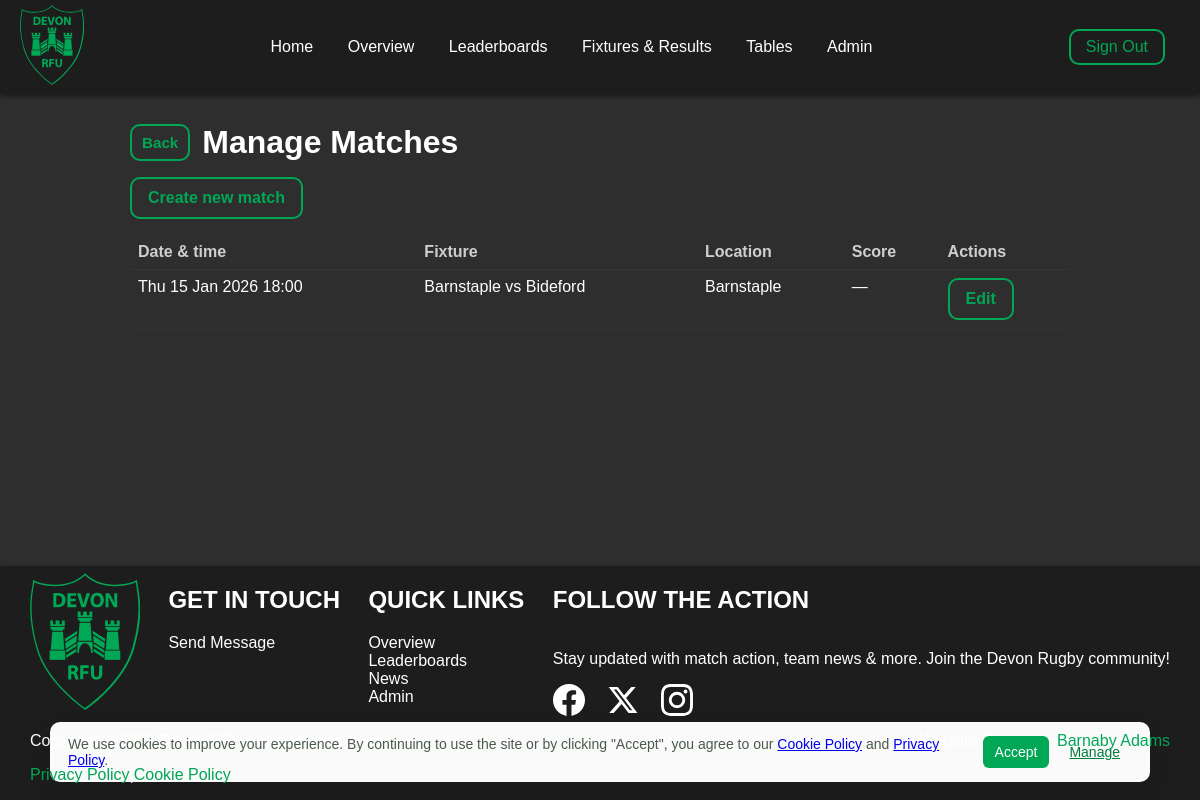
/admin/matches (signed in), run on the app's committed database.
### models.py (models this page shows, shortened)
class Match(db.Model):
    __tablename__ = 'match'
    id = db.Column(db.Integer, primary_key=True)
    home_team_id = db.Column(db.Integer, db.ForeignKey('team.id'), nullable=False)
    away_team_id = db.Column(db.Integer, db.ForeignKey('team.id'), nullable=False)
    date_time = db.Column(db.DateTime, nullable=False, default=datetime.utcnow)
    location = db.Column(db.String(255), nullable=True)
    home_score = db.Column(db.Integer, nullable=True)
    away_score = db.Column(db.Integer, nullable=True)
    home_team = db.relationship('Team', foreign_keys=[home_team_id], backref='home_matches')
    away_team = db.relationship('Team', foreign_keys=[away_team_id], backref='away_matches')

class Team(db.Model):
    __tablename__ = 'team'
    id = db.Column(db.Integer, primary_key=True)
    name = db.Column(db.String(200), nullable=False)
    code = db.Column(db.String(64), unique=True, nullable=True)
    logo_filename = db.Column(db.String(256), nullable=True)
    players = db.relationship('Player', backref='team', lazy='dynamic')
    coaches = db.relationship('User', secondary='team_coaches', backref=db.backref('coached_teams', lazy='dynamic'))

### app.py (the view)
@app.route('/admin/matches')
@login_required
def admin_matches():
    if not (current_user.can_edit_matches() or current_user.can_manage_teams()):
        flash('You do not have access to the admin area.', 'danger')
        return redirect(url_for('dashboard'))
    if current_user.is_coach() and not current_user.is_superadmin():
        coached_ids = [t.id for t in current_user.coached_teams]
        matches = Match.query.filter(
            (Match.home_team_id.in_(coached_ids)) | (Match.away_team_id.in_(coached_ids))
        ).order_by(Match.date_time.desc()).all()
    else:
        matches = Match.query.order_by(Match.date_time.desc()).all()
    teams = Team.query.order_by(Team.name).all()
    return render_template('admin_matches.html', matches=matches, teams=teams)

### app.py (called while the page is built)
@login_manager.user_loader
def load_user(user_id):
    return User.query.get(int(user_id))

### models.py (called while the page is built)
    def is_superadmin(self):
        lvl = self.access_level
        if lvl is None:
            return False
        try:
            return int(lvl) >= 2
        except Exception:
            return str(lvl).lower() in ('superadmin', 'admin')

    def is_coach(self):
        lvl = self.access_level
        if lvl is None:
            return False
        try:
            return int(lvl) == 1
        except Exception:
            return str(lvl).lower() == 'coach'

    def can_edit_matches(self):
        return self.is_coach() or self.is_superadmin()

### templates/admin_matches.html (shortened to what this page needs)
{% extends "base.html" %}
{% block content %}
<div class="content-wrap" style="max-width:980px;margin:30px auto;color:white;">
  <div style="display:flex;align-items:center;gap:12px;margin-bottom:12px;">
  <a href="{{ url_for('admin_dashboard') }}" onclick="(function(e){e.preventDefault();try{var r=document.referrer;if(r && new URL(r).origin===location.origin){history.back();}else{window.location=this.getAttribute('href');}}catch(err){window.location=this.getAttribute('href');}}).call(this,event);" class="hero-btn hero-btn-outline small" aria-label="Go back">Back</a>
    <h1 style="margin:0">Manage Matches</h1>
  </div>
  <p><a class="hero-btn hero-btn-outline" href="{{ url_for('admin_match_new') }}">Create new match</a></p>
  <table style="width:100%;border-collapse:collapse">
    <thead>
      <tr style="text-align:left;color:#cfcfcf;border-bottom:1px solid rgba(255,255,255,0.04)">
        <th style="padding:8px">Date & time</th>
        <th style="padding:8px">Fixture</th>
        <th style="padding:8px">Location</th>
        <th style="padding:8px">Score</th>
        <th style="padding:8px">Actions</th>
      </tr>
    </thead>
    <tbody>
      {% for match in matches %}
      <tr style="border-bottom:1px solid rgba(255,255,255,0.02)">
        <td style="padding:8px;vertical-align:top">{{ match.date_time.strftime('%a %d %b %Y %H:%M') }}</td>
        <td style="padding:8px;vertical-align:top">{{ match.home_team.name }} vs {{ match.away_team.name }}</td>
        <td style="padding:8px;vertical-align:top">{{ match.location or 'TBC' }}</td>
        <td style="padding:8px;vertical-align:top">{% if match.home_score is not none and match.away_score is not none %}{{ match.home_score }} - {{ match.away_score }}{% else %}—{% endif %}</td>
        <td style="padding:8px;vertical-align:top">
          <a class="hero-btn hero-btn-outline" href="{{ url_for('admin_match_edit', match_id=match.id) }}">Edit</a>
        </td>
      </tr>
      {% endfor %}
    </tbody>
  </table>
</div>
{% endblock %}

### static/style.css (style rules this page uses)
:root { --brand-green: #00a755; --brand-grey: #1d1d1d; --white: #ffffff; --btn-padding: 12px 20px; --btn-radius: 12px; --btn-gap: 14px; }
*, *::before, *::after { box-sizing: border-box; }
.content-wrap { max-width: 1100px; margin: 24px auto; padding: 0 20px; }
body { color: var(--white); margin: 0; font-family: Arial, sans-serif; background-color: #2e2e2e; }
html, body { height: 100%; }
body { display: flex; flex-direction: column; min-height: 100vh; }
.hero-btn.hero-btn-outline.small, .hero-btn.hero-btn-primary.small { padding: 8px 10px; font-size: 0.95rem; }
body { margin: 0; font-family: Arial, sans-serif; background-color: #2e2e2e; }
.hero-btn { display:inline-block; padding:10px 16px; border-radius:10px; font-weight:600; text-decoration:none; transition: box-shadow 0.15s, transform 0.06s; }
.hero-btn-outline { background: transparent; color: #00a755; border: 2px solid #00a755; }
:root { --brand-green: #00a755; --white: #ffffff; --btn-padding: 12px 20px; --btn-radius: 12px; --btn-gap: 14px; }

### data on the page
Match: date_time "Thu 15 Jan 2026 18:00", home_team.name "Barnstaple", away_team.name "Bideford", location "Barnstaple"
